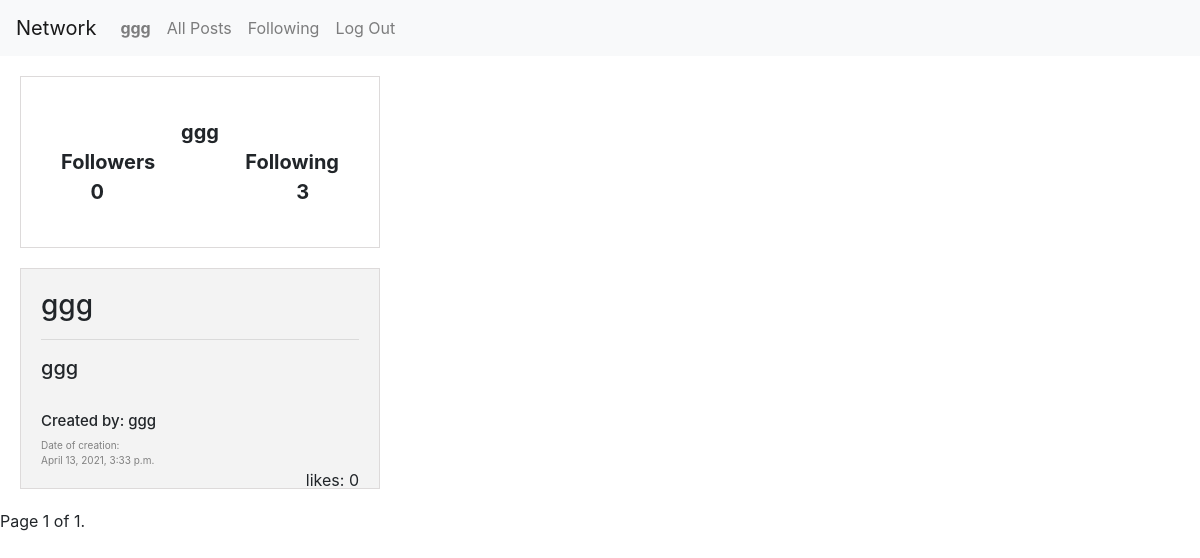
The app's page /user (signed in), older data.
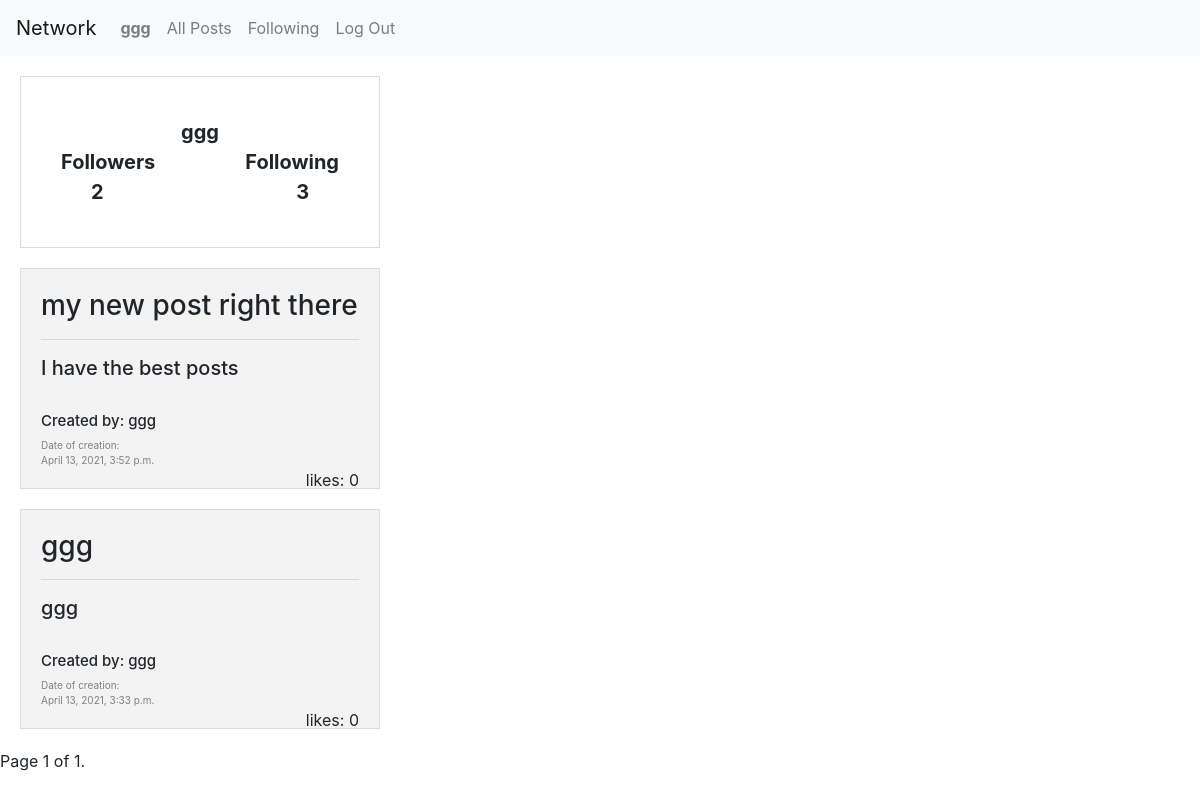
The same page, newer data.
### network/models.py (models this page shows, shortened)
class Post(models.Model):
    title = models.CharField(max_length=64)
    text = models.TextField()
    likes = models.IntegerField()
    creation_date = models.DateTimeField()
    author = models.ForeignKey(User, on_delete=models.CASCADE, blank=True, related_name="author")

class User(AbstractUser):
    def __str__(self):
        return self.username

### network/views.py (the view)
# urls.py: path("user", views.user, name="user"),
@login_required
def user(request):
    following = Profile.objects.get(user = request.user).following.all()
    followers = Profile.objects.get(user = request.user).followers.all()
    data = {
        "userName": request.user.username,
        "following": len(following),
        "followers": len(followers)
    }
    posts_list = Post.objects.filter(author=request.user).order_by('-creation_date')
    paginator = Paginator(posts_list, 10)
    page_number = request.GET.get('page')
    page_obj = paginator.get_page(page_number)
    return render(request, "network/user.html",{
        "posts_list" : posts_list,
        "data": data,
        "page_obj":page_obj,
        "id":request.user.id
    })

### network/templates/network/user.html (shortened to what this page needs)
{% extends "network/layout.html" %}
{% load static %}
{% block new_post %}
<div class="profile-container">
    <div class="row" style="text-align: center;">
        <div class="col-sm-2"></div>
        <div class="col-sm-8">{{data.userName}}</div>
        <div class="col-sm-2"></div>
    </div>
    <div class="row" style="text-align: center;">
        <div class="col-sm">Followers</div>
        <div class="col-sm"></div>
        <div class="col-sm">Following</div>
    </div>
    <div class="row" style="text-align: center;">
        <div class="col-sm">{{data.followers}}</div>
            <div class="col-sm" id="insert-button">
            </div>
        <div class="col-sm">{{data.following}}</div>
    </div>
</div>
{% for post in page_obj %}
<div class="post">
    <h3>{{post.title}}</h3>
    <hr>
    <h5>{{post.text}}</h5>
    <br>
    <div class="get-user">
        <h5 style="font-size: 15px;" onclick = "get_profile('{{post.author.id}}')">Created by: {{post.author}}</h5>
    </div>
    <div class="date">
        Date of creation: <br>
        {{post.creation_date}}
    </div>
    <div class="likes">
        likes: {{post.likes}}
    </div>
</div>
{% endfor %}
<div class="pagination">
    <span class="step-links">
        <span class="current">
            Page {{ page_obj.number }} of {{ page_obj.paginator.num_pages }}.
        </span>
    </span>
</div>
{% endblock %}

Row changes from the older to the newer data that the page shows:
added Post: title "my new post right there", text "I have the best posts", author "ggg", creation_date "April 13, 2021, 3:52 p.m.", likes "0"
Text that changed along with them:
{{ data.followers }}: "0" → "2"
